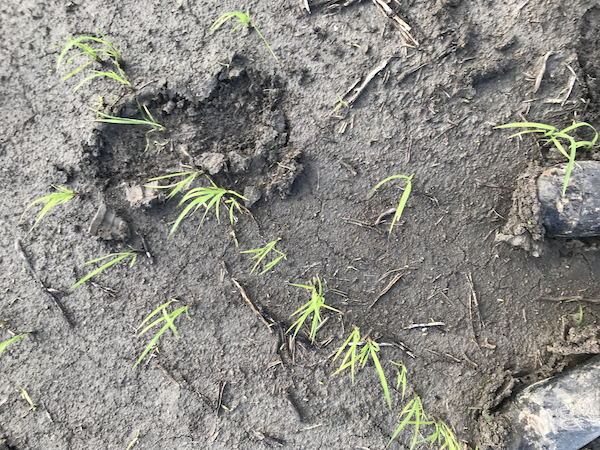
#> input picture idx_example/WeedsNoMark_sm.png, 600 x 450 px
$ python TGI_alone.py   (older library calls are emulated)
#> lines starting #> are read from the running program, lines starting #| are printed output that depends on the picture
###############################################
###     Example Python Script               ###
###############################################
##                                          ###
##       COMPUTE TGI for every pixel        ###
# TGI is sensitive to leaf chlorophyll content at the canopy scale and not sensitive to leaf area index
# TGI may be the best spectral index to detect crop nitrogen requirements with low-cost digital cameras mounted on low-altitude airborne platforms.
# https://digitalcommons.unl.edu/cgi/viewcontent.cgi?article=2161&context=usdaarsfacpub

###############################################
###     Import your libraries as needed     ###
###############################################


import cv2, numpy
import matplotlib as mpl
#import matplotlib.pyplot as plt
#import matplotlib.image as mpimg

###############################################
###     Convert ViSUS array to numpy        ###
###############################################

# pdim = input.dims.getPointDim()
# img = Array.toNumPy(input, bShareMem=True)
VISOAR = False

# [14 lines of commented-out code are left out]


if not VISOAR:
    input = cv2.imread('../idx_example/WeedsNoMark_sm.png')
#> input is the input picture: shape (450, 600, 3); mean B, G, R 133.8, 139.1, 140.4
    input = cv2.cvtColor(input, cv2.COLOR_BGR2RGB)
    #input = ResizeWithAspectRatio(input, width=280)
img = input.astype(numpy.float32)

###############################################
###     Get each channel of image           ###
###############################################

red = img[:, :, 0]
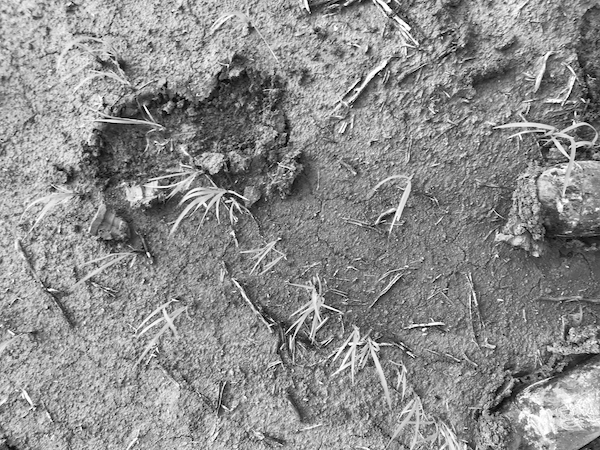
#> red: shape (450, 600) float32; min 0, max 255, mean 140.4
green = img[:, :, 1]
blue = img[:, :, 2]
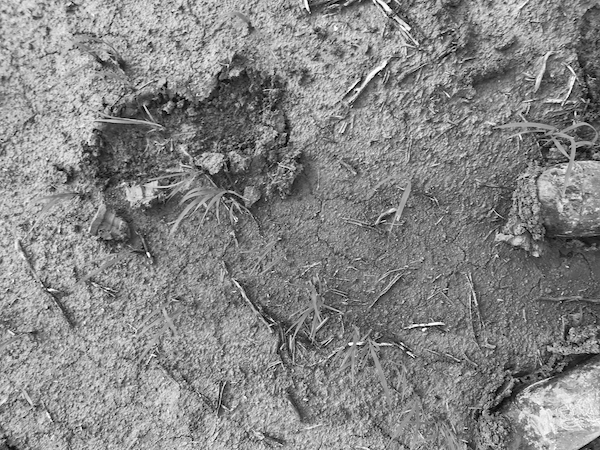
#> blue: shape (450, 600) float32; min 0, max 255, mean 133.8

print(red.min())
#| 0.0
print(red.max())
#| 255.0

###############################################
###    Do Some Math                         ###
###############################################

# #TGI – Triangular Greenness Index - RGB index for chlorophyll sensitivity. TGI index relies on reflectance values at visible wavelengths. It #is a fairly good proxy for chlorophyll content in areas of high leaf cover.
# #TGI = −0.5 * ((190 * (redData − greeData)) − (120*(redData − blueData)))
scaleRed = (0.39 * red)
scaleBlue = (.61 * blue)
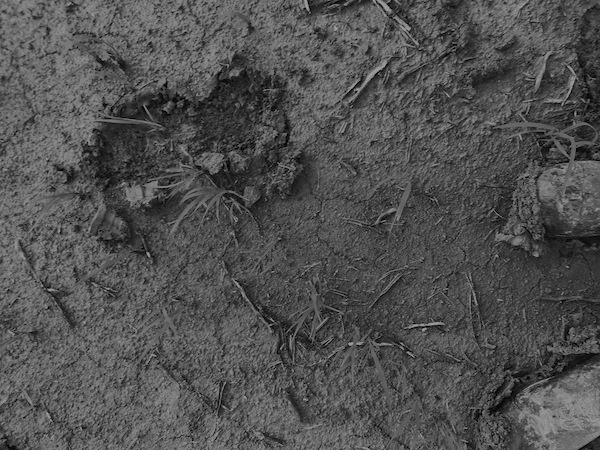
#> scaleBlue: shape (450, 600) float32; min 0, max 155.6, mean 81.6
TGI = green - scaleRed - scaleBlue
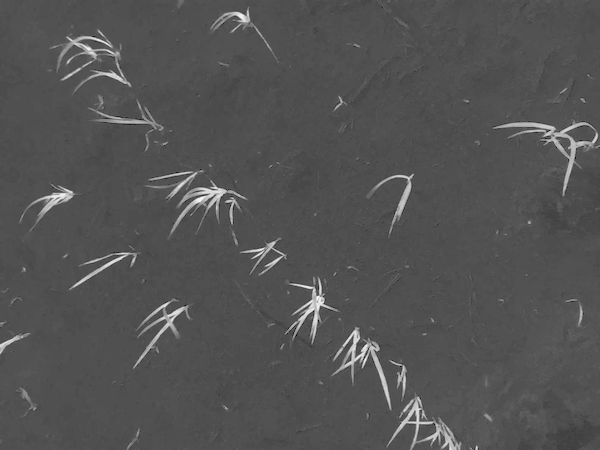
#> TGI: shape (450, 600) float32; min -47.03, max 104.4, mean 2.7; drawn with min black and max white
TGI = cv2.normalize(TGI, None, alpha=0, beta=1, norm_type=cv2.NORM_MINMAX, dtype=cv2.CV_32F)  # normalize data [0,1]

print(TGI.min())
#| 6.692659e-09
print(TGI.max())
#| 1.0

if not VISOAR:
    cv2.imshow('TGI_Gray', TGI)
    k = cv2.waitKey(0)
#> (key Esc is pressed here)

# cdict=[(.2, .4,0), (.2, .4,0), (.94, .83, 0), (.286,.14,.008), (.56,.019,.019)]
#cdict = [(.56, .019, .019), (.286, .14, .008), (.94, .83, 0), (.2, .4, 0), (.2, .4, 0)]
#cmap = mpl.colors.LinearSegmentedColormap.from_list(name='my_colormap', colors=cdict, N=1000)

#TGI RANGES  -1 to 1
# As NDVI values close to zero represent bare soil,
# thus I prefer grey-yellow-beige colors,
# NDVI close to 1 represents living vegetation,
# thus, I prefer green colors.
# Negative values are often displayed "blue" for water.

#TGI RANGES  0 to 1
# beige = As NDVI values close to .5 represent bare soil,

# green = NDVI .8 to 1 represents living vegetation,

# 0 to .4 are often displayed "blue" for water.
if False:
    greenpaint=  numpy.uint8(numpy.array([.2, .4, 0])*255)
    yellowpaint = numpy.uint8(numpy.array([.94, .83, 0])*255)
    bluepaint = numpy.uint8(numpy.array([.286, .14, .008])*255)
    redpaint = numpy.uint8(numpy.array([.56, .019, .019])*255)
else:
    greenpaint=  numpy.uint8(numpy.array([0,.4,.2 ])*255)
    yellowpaint = numpy.uint8(numpy.array([0, .83, .94 ])*255)
    bluepaint = numpy.uint8(numpy.array([.008, .14, .286 ])*255)
    redpaint = numpy.uint8(numpy.array([.019, .019, .56 ])*255)

# [7 lines of commented-out code are left out]
gray = cv2.cvtColor(TGI,cv2.COLOR_GRAY2RGB)
grayi = 255 - numpy.uint8(gray * 255)
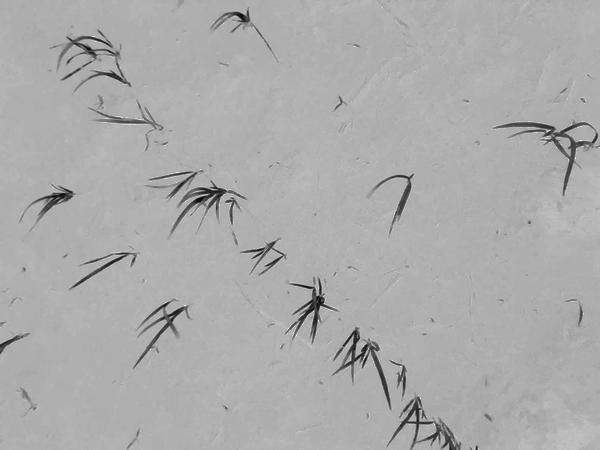
#> grayi: shape (450, 600, 3); min 0, max 255, mean 171.7

if not VISOAR:
    cv2.imshow('grayi', grayi)
    k = cv2.waitKey(0)
#> (key Esc is pressed here)


print('AAA')
print(greenpaint)
print(yellowpaint)
print(bluepaint)
print(redpaint)
if True:
    redChannel, greenChannel, blueChannel = cv2.split(grayi)

    if False:
        greenpt = 0 + 255 * .4
        yellowpt = greenpt + 255 * .1
        bluept = yellowpt + 255 * .3
        redpt = bluept + 255 * .2

        originalValues = numpy.array([0, greenpt, yellowpt, bluept, redpt, 255])

        redValues = numpy.array([greenpaint[0], greenpaint[0], yellowpaint[0], bluepaint[0], redpaint[0], redpaint[0]])

        blueValues = numpy.array([greenpaint[1], greenpaint[1], yellowpaint[1], bluepaint[1], redpaint[1], redpaint[1]])
        greenValues = numpy.array([greenpaint[2], greenpaint[2], yellowpaint[2], bluepaint[2], redpaint[2], redpaint[2]])
    else:
        greenpt = 255 - (255 * .4)
        yellowpt = greenpt - (255 * .1)
        bluept = yellowpt - (255 * .3)
        redpt = bluept - (255 * .2)

        originalValues = numpy.array([0, redpt, bluept, yellowpt, greenpt, 255])

        redValues = numpy.array([redpaint[0], redpaint[0], bluepaint[0], yellowpaint[0], greenpaint[0], greenpaint[0]])

        blueValues = numpy.array([redpaint[1], redpaint[1], bluepaint[1], yellowpaint[1], greenpaint[1], greenpaint[1]])
        greenValues = numpy.array(
            [redpaint[2], redpaint[2], bluepaint[2], yellowpaint[2], greenpaint[2], greenpaint[2]])


    #Creating the lookuptables
    fullRange = numpy.uint8(numpy.arange(0,256  ))

    #Creating the lookuptable for blue channel
    blueLookupTable = numpy.uint8(numpy.interp(fullRange, originalValues, blueValues ))
    #Creating the lookuptables for green channel
    greenLookupTable = numpy.uint8(numpy.interp(fullRange, originalValues, greenValues ))
    #Creating the lookuptables for red channel
    redLookupTable = numpy.uint8(numpy.interp(fullRange, originalValues, redValues ))


    #cmap = cv2.merge([blueLookupTable, greenLookupTable, redLookupTable])
    cmap = cv2.merge([redLookupTable, greenLookupTable, blueLookupTable])
    cv2.imshow('colormap', cmap)
    k = cv2.waitKey(0)
#> (key Esc is pressed here)


    out = cv2.applyColorMap(grayi, cmap)
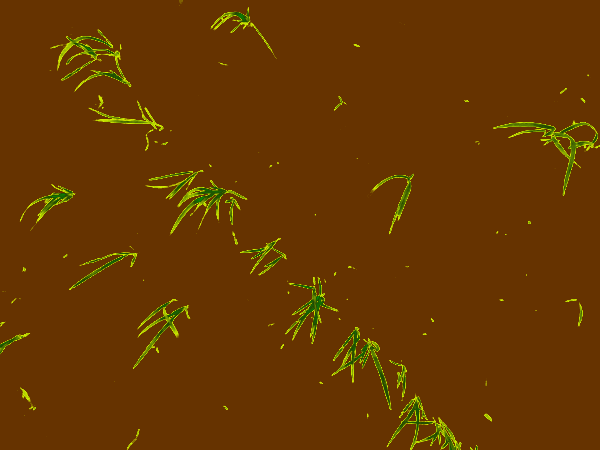
#> out: shape (450, 600, 3); mean B, G, R 0, 55.1, 102.9

    if not VISOAR:
        cv2.imshow('out', out)
        k = cv2.waitKey(0)
#> (key Esc is pressed here)

else:
    out = gray
print('BBB')

###############################################
###   To return our your output image (out) ###
###    convert from NumPy                   ###
###############################################

output = (out/255.0).astype(numpy.float32)

if not VISOAR:
    cv2.imshow('output', output)
    k = cv2.waitKey(0)
#> (key Esc is pressed here)
    cv2.destroyAllWindows();
